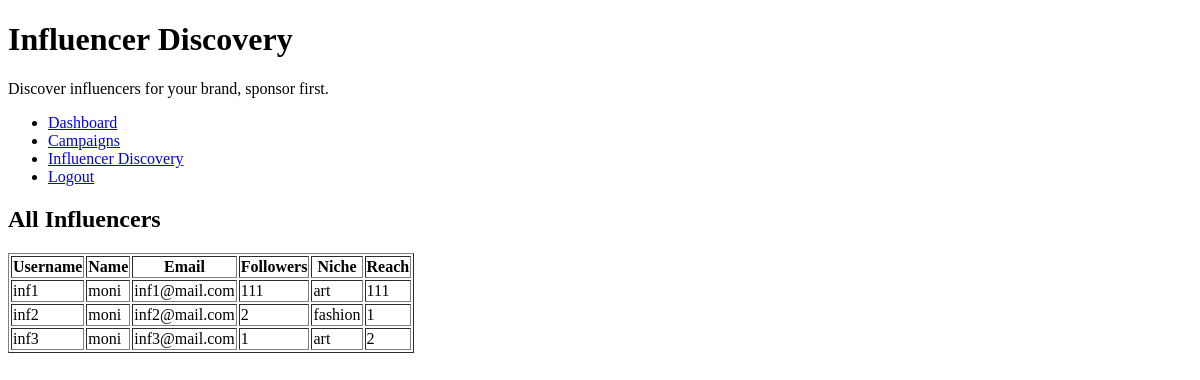
The page /sponsor/spon1/influencer_discovery on the database as committed earlier.
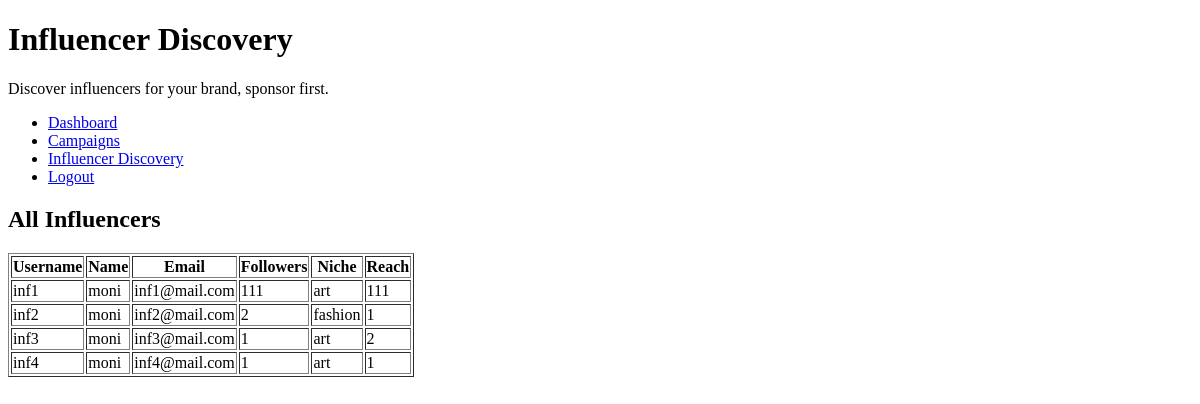
The same page on the database as committed later.
### models.py (models this page shows)
class Influencer(db.Model):
    id = db.Column(db.Integer, primary_key=True)
    username = db.Column(db.String(100), unique=True, nullable=False)
    name = db.Column(db.String(100), nullable=False)
    password = db.Column(db.String(100), nullable=False)
    email = db.Column(db.String(100), unique=True, nullable=False)
    followers = db.Column(db.Integer, nullable=False)
    niche = db.Column(db.String(100), nullable=False)
    reach = db.Column(db.Integer, nullable=False)
    flagged = db.Column(db.Boolean, default=False)
    ad_requests = db.relationship('AdRequest', backref='influencer', lazy=True)

### app.py (the view)
@app.route('/sponsor/<username>/influencer_discovery')
def influencer_discovery(username):
    sponsor = Sponsor.query.filter_by(username=username).first_or_404()
    influencers = Influencer.query.all()  # Query all influencers
    return render_template('influencer_discovery.html', sponsor=sponsor, influencers=influencers)

### templates/influencer_discovery.html (shortened to what this page needs)
<!DOCTYPE html>
<html lang="en">
<head>
</head>
<body>
    <h1>Influencer Discovery</h1>
    <p>Discover influencers for your brand, {{ sponsor.name }}.</p>
    <nav>
        <ul>
            <li><a href="{{ url_for('sponsor_dashboard', username=sponsor.username) }}">Dashboard</a></li>
            <li><a href="{{ url_for('sponsor_campaign_dashboard', username=sponsor.username) }}">Campaigns</a></li>
            <li><a href="{{ url_for('influencer_discovery', username=sponsor.username) }}">Influencer Discovery</a></li>
            <li><a href="{{ url_for('logout', username=sponsor.username) }}">Logout</a></li>
        </ul>
    </nav>
    <h2>All Influencers</h2>
    <table border="1">
        <thead>
            <tr>
                <th>Username</th>
                <th>Name</th>
                <th>Email</th>
                <th>Followers</th>
                <th>Niche</th>
                <th>Reach</th>
            </tr>
        </thead>
        <tbody>
            {% for influencer in influencers %}
            <tr>
                <td>{{ influencer.username }}</td>
                <td>{{ influencer.name }}</td>
                <td>{{ influencer.email }}</td>
                <td>{{ influencer.followers }}</td>
                <td>{{ influencer.niche }}</td>
                <td>{{ influencer.reach }}</td>
            </tr>
            {% endfor %}
        </tbody>
    </table>
</body>
</html>

Rows that differ between the two databases and show on the page:
added Influencer: username "inf4", name "moni", email "inf4@mail.com", followers "1", niche "art", reach "1"
